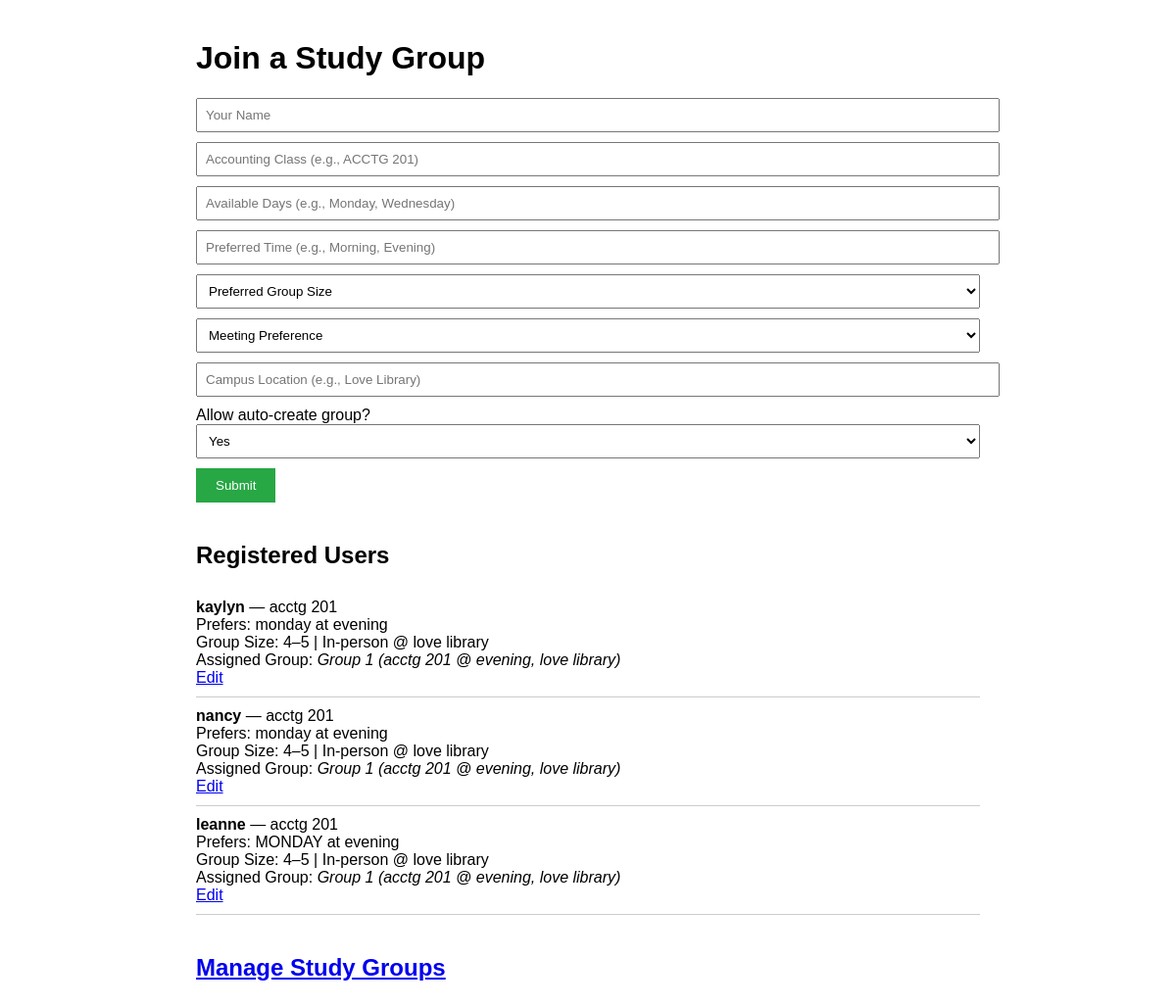
The page / on the database its author committed.
### models.py (models this page shows)
class User(db.Model):
    __tablename__ = 'users'
    id = db.Column(db.Integer, primary_key=True)
    name = db.Column(db.String(100))
    accounting_class = db.Column(db.String(100))
    preferred_time = db.Column(db.String(100))
    preferred_days = db.Column(db.String(100))
    group_size = db.Column(db.String(50))
    meeting_type = db.Column(db.String(50))
    campus = db.Column(db.String(100))
    study_group_id = db.Column(db.Integer, db.ForeignKey('study_groups.id'))

class StudyGroup(db.Model):
    __tablename__ = 'study_groups'
    id = db.Column(db.Integer, primary_key=True)
    accounting_class = db.Column(db.String(100))
    preferred_time = db.Column(db.String(100))
    preferred_days = db.Column(db.String(100))
    meeting_type = db.Column(db.String(50))  # Virtual or In-person
    campus_location = db.Column(db.String(100))
    preferred_group_size = db.Column(db.String(50))
    deleted = db.Column(db.Boolean, default=False)
    users = db.relationship('User', backref='study_group', lazy=True)

### app.py (the view)
@app.route('/')
def index():
    users = User.query.all()
    return render_template('index.html', users=users)

### templates/index.html (shortened to what this page needs)
<!DOCTYPE html>
<html lang="en">
<head>
</head>
<body>
    <h1>Join a Study Group</h1>
    <form method="POST" action="/add_user">
        <input name="name" placeholder="Your Name" required>
        <input name="accounting_class" placeholder="Accounting Class (e.g., ACCTG 201)" required>
        <input name="preferred_days" placeholder="Available Days (e.g., Monday, Wednesday)" required>
        <input name="preferred_time" placeholder="Preferred Time (e.g., Morning, Evening)" required>
        <select name="group_size" required>
            <option value="">Preferred Group Size</option>
        </select>
        <select name="meeting_type" required>
            <option value="">Meeting Preference</option>
        </select>
        <input name="campus" placeholder="Campus Location (e.g., Love Library)" required>
        <label>Allow auto-create group?</label>
        <select name="allow_auto_create" required>
        <option value="yes">Yes</option>
</select>
        <button type="submit">Submit</button>
    </form>
    <h2>Registered Users</h2>
    {% for user in users %}
    <div class="user-entry">
        <strong>{{ user.name }}</strong> — {{ user.accounting_class }}<br>
        Prefers: {{ user.preferred_days }} at {{ user.preferred_time }}<br>
        Group Size: {{ user.group_size }} | {{ user.meeting_type }} @ {{ user.campus }}<br>
        Assigned Group:
        {% if user.study_group %}
            <em>Group {{ user.study_group.id }} ({{ user.study_group.accounting_class }} @ {{ user.study_group.preferred_time }}, {{ user.study_group.campus_location }})</em>
        {% else %}
            <em>None</em>
        {% endif %}
        <br>
        <a href="{{ url_for('edit_user', user_id=user.id) }}">Edit</a>
    </div>
    {% endfor %}
    <h2><a href="{{ url_for('list_groups') }}">Manage Study Groups</a></h2>
</body>
</html>

### templates/index.html (style rules this page uses)
body { font-family: Arial, sans-serif; padding: 20px; max-width: 800px; margin: auto; }
input, select, textarea { width: 100%; padding: 8px; margin-bottom: 10px; }
button { padding: 10px 20px; background: #28a745; color: white; border: none; cursor: pointer; }
h2 { margin-top: 40px; }
.user-entry { border-bottom: 1px solid #ccc; padding: 10px 0; }

### rows shown on the page
User: name "kaylyn", accounting_class "acctg 201", preferred_days "monday", preferred_time "evening", group_size "4–5", meeting_type "In-person", campus "love library", study_group.id "1", study_group.accounting_class "acctg 201", study_group.preferred_time "evening", study_group.campus_location "love library"
User: name "nancy", accounting_class "acctg 201", preferred_days "monday", preferred_time "evening", group_size "4–5", meeting_type "In-person", campus "love library", study_group.id "1", study_group.accounting_class "acctg 201", study_group.preferred_time "evening", study_group.campus_location "love library"
User: name "leanne", accounting_class "acctg 201", preferred_days "MONDAY", preferred_time "evening", group_size "4–5", meeting_type "In-person", campus "love library", study_group.id "1", study_group.accounting_class "acctg 201", study_group.preferred_time "evening", study_group.campus_location "love library"
